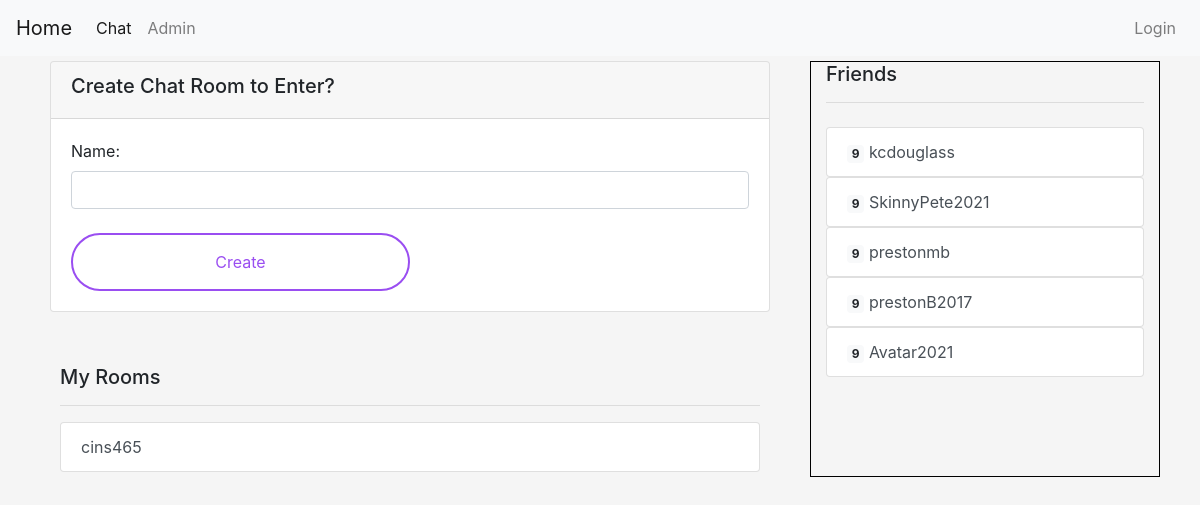
/chat/search/, run on an earlier commit of the app's database.
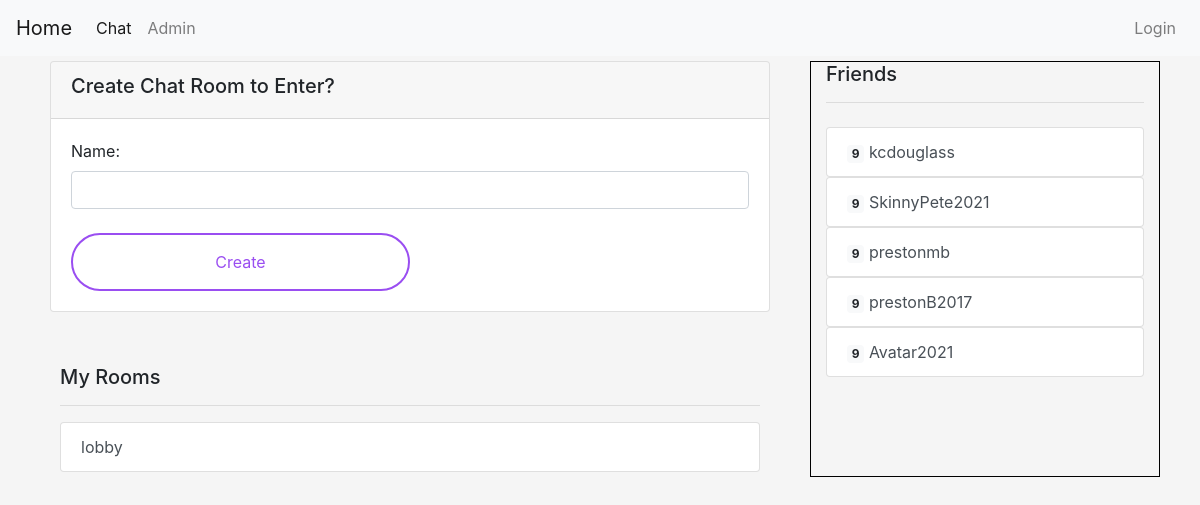
And on a later commit of the database.
### chat/models.py (models this page shows)
class Room(models.Model):
    name = models.CharField(max_length=75, blank=True, null=True)
    users = models.ManyToManyField(User, related_name='rooms')

### chat/views.py (the view, shortened to what this page needs)
# urls.py: path('search/', views.room_index, name='chat-index'),
def room_index(request):
    users = User.objects.exclude(username=request.user.username)
    return render(request, 'chat/room_index.html', {
        'newRoomForm': RoomForm,
        'chat_rooms': Room.objects.all(),
        'users': users,
        })

### templates/chat/room_index.html (shortened to what this page needs)
{% extends 'core/base.html' %}
{% load static %}
{% block content %}
<body>
    <div class="container">
        <div class="row">
            <div class="col-8">
                    <div class="card">
                        <div class="card-header">
                            <H5>Create Chat Room to Enter?</H5>
                        </div>
                        <div class="card-body">
                            <form action="" method="POST"> {% csrf_token %}
                                {{newRoomForm.as_table}}
                                <br>
                                <button class="create_room_button" type="submit" name="create-room">Create</button>
                            </form>
                        </div>
                    </div>
            <br><br>
            <div class="col">
                <h5>My Rooms
                    <hr>
                </h5>
                <div class="list-group">
                    {% for room in chat_rooms %}
                    <a href="/chat/rooms/{{ room.name }}" class="list-group-item list-group-item-action">
                        {{ room.name }}
                    </a>
                    {% endfor %}
                </div>
            </div>
        </div>
        <div class="col-4">
            <div class="container sidebar">
                <div class="list-group">
                    <h5>Friends
                        <hr>
                    </h5>
                    {% for cur_user in users %}
                    <div class="profile_avatar">
                        <a href="" class="list-group-item list-group-item-action">
                            <span class="badge badge-light">
                                9
                            </span>
                            {{ cur_user }}
                                </a>
                    </div>
                    {% endfor %}
                </div>
            </div>
        </div>
    </div>
</body>
{% endblock %}

### templates/core/base.html (shortened to what this page needs)
<!DOCTYPE html>
<html lang="en">
<head>
    {% load static %}
    {% include 'core/components/bootstrap.html' %}
    <link rel="stylesheet" href="{% static 'core/css/style.css' %}">
    <link rel="stylesheet" href="{% static 'chat/css/style.css' %}">
</head>
<body>
    {% include "core/components/navigation.html" %}
    <main>
        {% block content %}
        {% endblock %}
    </main>
</body>
</html>

### templates/core/components/bootstrap.html (shortened to what this page needs)
    <link rel="stylesheet" href="https://stackpath.bootstrapcdn.com/bootstrap/4.4.1/css/bootstrap.min.css"/>

### templates/core/components/navigation.html (shortened to what this page needs)
{% load static %}
  <nav class="navbar navbar-expand-lg navbar-light bg-light">
    <a class="navbar-brand" href="{%  url 'home' %}">Home</a>
    <div class="collapse navbar-collapse" id="navbarNav">
      <ul class="navbar-nav">
        <li class="nav-item active">
          <a class="nav-link" href="{%  url 'chat-index' %}">Chat</a> <span class="sr-only">(current)</span></a>
        </li>
        <li class="nav-item">
          <a class="nav-link" href="/admin">Admin</a>
        </li>
      </ul>
    </div>
    {% if user.is_authenticated %}
      <ul class="navbar-nav">
        <li class="nav-item">
            <span class="greeting-msg">
                Hello, ({{ request.user }})
            </span>
            <span class="navbar-text">
                  <a class="nav-link" href="{% url 'logout' %}">Logout</a>
            </span>
        </li>
      </ul>
    {% else %}
      <ul class="navbar-nav">
          <li class="nav-item">
              <a class="nav-link" href="{% url 'login' %}">Login</a>
          </li>
      </ul>
    {% endif %}
</nav>

### static/core/css/style.css (style rules this page uses)
body { background-color: #f5f5f5; }

### static/chat/css/style.css (style rules this page uses)
.chat-msg-button, .create_room_button { background-color: #ffffff; color: #9a4ef1; border: 0.16em solid #9a4ef1; border-radius: 2em; padding: 15px 32px; text-align: center; text-decoration: none; display: inline-block; font-size: 16px; cursor: pointer; transition: 0.3s; width: 50%; }
.card { margin: 5px; }
.sidebar { height: 100%; border: 1px solid black; margin: 5px; padding-bottom: 20px; }

What changed in the data, as far as the page shows it:
removed Room: name "cins465"
added Room: name "lobby"
